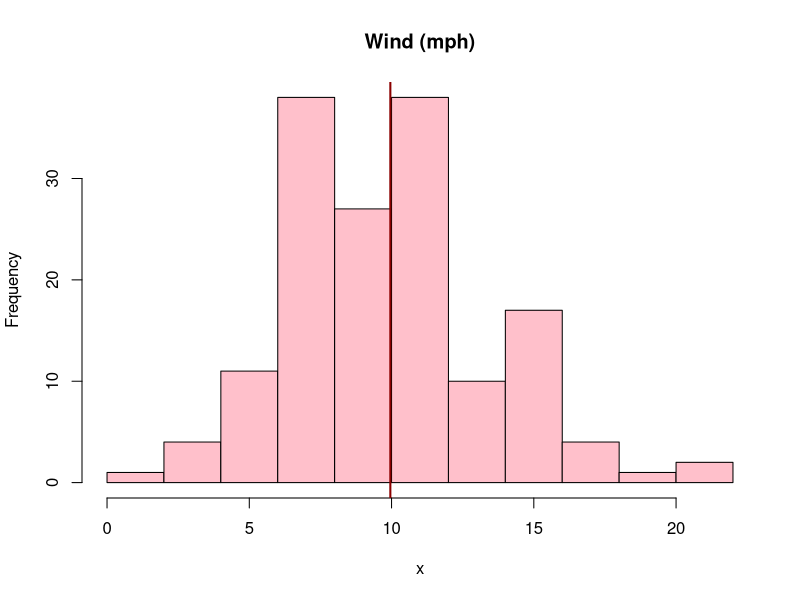
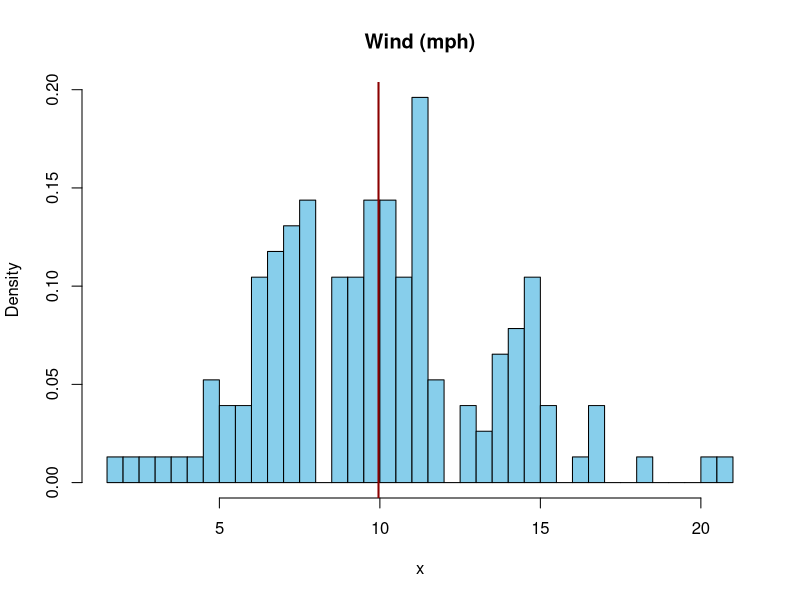

Here is the R script that generated these plots, in order: (Note: this script raises an error after producing the figures.)
#::::::::::::::::::::::::::::::::::::::::::::::::::::::::::::::::::::::::::::
#
# Functions III
# 
#::::::::::::::::::::::::::::::::::::::::::::::::::::::::::::::::::::::::::::




# Input
#===========================================================

# Scoping rules in R; Where does R find stuff
# ...........................................
a <- 55
add_a <- function(x){
  return(x + a)
}
add_a(5)


# name masking
a <- 55
add_a <- function(x){
  a <- 5
  return(x + a)
}
add_a(5)


# where does R find stuff
a <- b <- c <- d <- "fourth"
find_object <- function(a, b = "third", c = "third"){
  a <- "first"
  return(c(a = a, b = b, c = c, d = d))
}
find_object(b = "second")


# BAD IDEA!
a <- 55
add_a <- function(x){
  return(x + a)
}
add_a(5)


# GOOD IDEA!
add_a <- function(x, a = 55){
  return(x + a)
}
add_a(5)


# BAD IDEA
a <- 55
change_a <- function(new_a){
  a <<- new_a
  return(invisible(NULL))
}
change_a(5)
a
?'<<-'



# dot-dot-dot
# ...........

# plot example
hist3 <- function(x, ...){
  hist(x, ...)
  abline(v = mean(x, ...), 
         col = "darkred", 
         lwd = 2)
}
hist3(airquality$Wind, col = "pink", 
      main = "Wind (mph)")

hist3(airquality$Wind, main = "Wind (mph)", freq = FALSE, 
      col = "skyblue", breaks = 30)


# apply example
get_quantiles <- function(x, ...){
  out <- lapply(x, quantile, ...)
  return(do.call(rbind, out))
}
get_quantiles(airquality, na.rm = TRUE, 
              probs = c(.25, .5, .27))

# spelling mistakes!
get_quantiles <- function(x, ...){
  out <- lapply(x, quantile, ...)
  return(do.call(rbind, out))
}
get_quantiles(airquality, na.rm = TRUE, 
              prosb = c(.25, .5, .27))


# on. exit
# ........
add_ten_on_exit <- function(x) {
  on.exit(cat("Finished 'add_ten_on_exit', with input '", 
              x, "'. \n", sep = ""))
  return(x + 10)
}
add_ten_on_exit(1)
add_ten_on_exit("one")


# useful to correct side effects
hist3(airquality$Ozone, main = "Wind (ppb)", freq = FALSE, 
      col = "pink", na.rm = TRUE)

hist3 <- function(x, ...){
  old_options <- getOption("warn")
  on.exit(options(warn = old_options))
  options(warn = -1)
  hist(x, ...)
  abline(v = mean(x, ...), 
         col = "darkred", lwd = 2)
  
}
hist3(airquality$Ozone, main = "Wind (ppb)", freq = FALSE, 
      col = "pink", na.rm = TRUE)
warnings()



# Functions are objects
# .....................
do_this_that <- function(function1, function2, x){
  function2(function1(x))
}
do_this_that(sum, log, 0:3)


# anonymous function
do_this_that(function(x) x^2, 
             function2 = function(y) sum(y) / (length(y - 1)), 
             -1:5)


# return a function
combine_2fun <- function(function_1, function_2){
  out_function <- function(x, ...) {
    function_2(function_1(x), ...)
  }
  return(out_function)
}

standardized_hist <- combine_2fun(scale, hist)
standardized_hist(airquality$Wind, 
                  col = "skyblue", 
                  main = "Standardized hist")


mean_abs_deviation <- combine_2fun(abs, mean)
mean_abs_deviation(airquality$Ozone, na.rm = TRUE)


normalize <- combine_2fun(
  function(x) {x - min(x, na.rm = TRUE)},
  function(x) {x / max(x, na.rm = TRUE)})
normalize(airquality$Ozone)[1:4]



# Exercises
#===========================================================
# 1. Consider the hist2() function from the previous solutions. Make use of 
#    the ... function to create a lot of flexibility. 
#    TIP: Some of the functions used in hist2 will also need to be changed.

# hist2(airquality$Ozone, col = "pink", 
#       main = "Ozone", lwd = 2, text_pos = 0.012)  should work




# 2. Write a function that plots a histogram for all variables in a data frame.
# TIP: use iteration.




# 3. Write a "center_by" function to center a variable by a specific value.
#    There should be two arguments: 
#    - variable = the variable to center
#    - by = either a numeric value to center by, or function that is applied 
#           to the variable to compute the numeric value to center by
#    Choose a sensible default for the by argument.

# center_by(1:3, by = 1) should result in 0  1  2
# center_by(1:3, by = mean) should result in -1  0  1 




# 4. Adjust the center_by function, so that it can ignore missing values
#    when the mean is computed
#    TIP: use ... and keep it simple

# center_by(airquality$Ozone, mean, na.rm = TRUE) should work




# 5. The center_by function does not behave as it should with the following code
#    Of course, the user made a mistake, but it would be nice to make sure this
#    error can avoided. Create a check so that the function can notify the
#    user.

# center_by(1:10, quantile, probs = c(.2, .8)) should notify the user of a 
#    potential problem




# 6. Adjust the function you wrote for exercise 2. Make sure that all histograms
#    are plot in one figure. You will have to change the par() settings 
#    using mfrow. Yet make sure that the par() settings are only changed 
#    when the function is used (i.e., that the settings are reset to what they)
#    were.
?par

#  hist_all(airquality, col = "pink", xlab = NULL) should result in a plot
#    with sex panels





# 7. Make a create_center_by function that returns a function which you can use
#    to center by. The create_center_by should have only a "by" argument, which
#    can be either a numerical value, or a function.

# center_by_min <- create_center_by(min) should create a function that centers 
#    using the minimum




